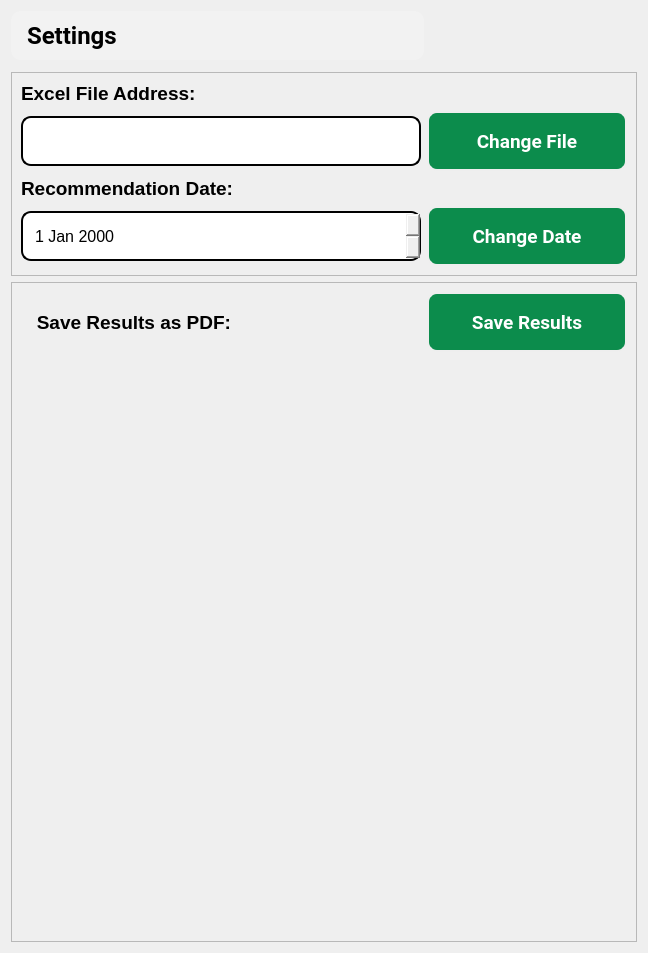
      <widget class="QWidget" name="SettingsPage">
       <layout class="QGridLayout" name="gridLayout_6">
        <item row="1" column="0" colspan="3">
         <widget class="QFrame" name="frame_14">
          <property name="frameShape">
           <enum>QFrame::StyledPanel</enum>
          </property>
          <property name="frameShadow">
           <enum>QFrame::Raised</enum>
          </property>
         </widget>
        </item>
        <item row="2" column="0" rowspan="2" colspan="3">
         <widget class="QFrame" name="frame_13">
          <property name="frameShape">
           <enum>QFrame::StyledPanel</enum>
          </property>
          <property name="frameShadow">
           <enum>QFrame::Raised</enum>
          </property>
          <layout class="QGridLayout" name="gridLayout_16">
           <item row="0" column="0">
            <widget class="QLabel" name="label_17">
             <property name="maximumSize">
              <size>
               <width>16777215</width>
               <height>60</height>
              </size>
             </property>
             <property name="font">
              <font>
               <pointsize>14</pointsize>
               <weight>75</weight>
               <bold>true</bold>
              </font>
             </property>
             <property name="styleSheet">
              <string notr="true">text-align:center;
color:black;</string>
             </property>
             <property name="text">
              <string>Excel File Address:</string>
             </property>
            </widget>
           </item>
           <item row="2" column="0">
            <widget class="QLabel" name="label_24">
             <property name="maximumSize">
              <size>
               <width>16777215</width>
               <height>60</height>
              </size>
             </property>
             <property name="font">
              <font>
               <pointsize>14</pointsize>
               <weight>75</weight>
               <bold>true</bold>
              </font>
             </property>
             <property name="styleSheet">
              <string notr="true">text-align:center;
color:black;</string>
             </property>
             <property name="text">
              <string>Recommendation Date:</string>
             </property>
            </widget>
           </item>
           <item row="1" column="0">
            <widget class="QLineEdit" name="excelFileInput">
             <property name="minimumSize">
              <size>
               <width>400</width>
               <height>50</height>
              </size>
             </property>
             <property name="font">
              <font>
               <pointsize>11</pointsize>
              </font>
             </property>
             <property name="styleSheet">
              <string notr="true">padding:10px;
border-radius:10px;
border:2px solid black;</string>
             </property>
            </widget>
           </item>
           <item row="4" column="1">
            <widget class="QPushButton" name="nextPageBtn_3">
             <property name="minimumSize">
              <size>
               <width>200</width>
               <height>60</height>
              </size>
             </property>
             <property name="maximumSize">
              <size>
               <width>200</width>
               <height>16777215</height>
              </size>
             </property>
             <property name="font">
              <font>
               <family>Roboto</family>
               <pointsize>14</pointsize>
               <weight>75</weight>
               <bold>true</bold>
              </font>
             </property>
             <property name="styleSheet">
              <string notr="true">/* Normal state styling */
QPushButton {
    color: white;
    background: #0C8C4C;
    border: 2px solid #eee;
    border-radius: 10px;
    padding: 5px 10px;
}

/* Hover state styling */
QPushButton:hover {
    background: #08A79D; /* Change the color for hover effect */
}

/* Advanced styling */
QPushButton:pressed {
    background: #067267; /* Change the color for pressed effect */
    border: 2px solid #067267;
}

/* Add any other advanced styling here */

</string>
             </property>
             <property name="text">
              <string>Change Date</string>
             </property>
            </widget>
           </item>
           <item row="4" column="0">
            <widget class="QDateEdit" name="dateEdit">
             <property name="minimumSize">
              <size>
               <width>0</width>
               <height>50</height>
              </size>
             </property>
             <property name="font">
              <font>
               <pointsize>12</pointsize>
              </font>
             </property>
             <property name="styleSheet">
              <string notr="true">padding:10px;
border-radius:10px;
border:2px solid black;</string>
             </property>
            </widget>
           </item>
           <item row="1" column="1">
            <widget class="QPushButton" name="changeFileBtn">
             <property name="minimumSize">
              <size>
               <width>200</width>
               <height>60</height>
              </size>
             </property>
             <property name="maximumSize">
              <size>
               <width>200</width>
               <height>16777215</height>
              </size>
             </property>
             <property name="font">
              <font>
               <family>Roboto</family>
               <pointsize>14</pointsize>
               <weight>75</weight>
               <bold>true</bold>
              </font>
             </property>
             <property name="styleSheet">
              <string notr="true">/* Normal state styling */
QPushButton {
    color: white;
    background: #0C8C4C;
    border: 2px solid #eee;
    border-radius: 10px;
    padding: 5px 10px;
}

/* Hover state styling */
QPushButton:hover {
    background: #08A79D; /* Change the color for hover effect */
}

/* Advanced styling */
QPushButton:pressed {
    background: #067267; /* Change the color for pressed effect */
    border: 2px solid #067267;
}

/* Add any other advanced styling here */

</string>
             </property>
             <property name="text">
              <string>Change File</string>
             </property>
            </widget>
           </item>
          </layout>
         </widget>
        </item>
        <item row="0" column="0" colspan="2">
         <widget class="QLabel" name="label_8">
          <property name="maximumSize">
           <size>
            <width>16777215</width>
            <height>60</height>
           </size>
          </property>
          <property name="font">
           <font>
            <family>Roboto</family>
            <pointsize>18</pointsize>
            <weight>75</weight>
            <bold>true</bold>
           </font>
          </property>
          <property name="styleSheet">
           <string notr="true">padding:10px;
background:#F2F2F2;
border-radius:10px;
color:black;</string>
          </property>
          <property name="text">
           <string>Settings</string>
          </property>
         </widget>
        </item>
        <item row="4" column="0" colspan="3">
         <widget class="QFrame" name="frame_6">
          <property name="frameShape">
           <enum>QFrame::StyledPanel</enum>
          </property>
          <property name="frameShadow">
           <enum>QFrame::Raised</enum>
          </property>
          <layout class="QGridLayout" name="gridLayout_5">
           <item row="0" column="1">
            <widget class="QPushButton" name="saveResultsBtn">
             <property name="minimumSize">
              <size>
               <width>200</width>
               <height>60</height>
              </size>
             </property>
             <property name="maximumSize">
              <size>
               <width>200</width>
               <height>16777215</height>
              </size>
             </property>
             <property name="font">
              <font>
               <family>Roboto</family>
               <pointsize>14</pointsize>
               <weight>75</weight>
               <bold>true</bold>
              </font>
             </property>
             <property name="styleSheet">
              <string notr="true">/* Normal state styling */
QPushButton {
    color: white;
    background: #0C8C4C;
    border: 2px solid #eee;
    border-radius: 10px;
    padding: 5px 10px;
}

/* Hover state styling */
QPushButton:hover {
    background: #08A79D; /* Change the color for hover effect */
}

/* Advanced styling */
QPushButton:pressed {
    background: #067267; /* Change the color for pressed effect */
    border: 2px solid #067267;
}

/* Add any other advanced styling here */

</string>
             </property>
             <property name="text">
              <string>Save Results</string>
             </property>
            </widget>
           </item>
           <item row="0" column="0">
            <widget class="QLabel" name="label_20">
             <property name="maximumSize">
              <size>
               <width>16777215</width>
               <height>60</height>
              </size>
             </property>
             <property name="font">
              <font>
               <pointsize>14</pointsize>
               <weight>75</weight>
               <bold>true</bold>
              </font>
             </property>
             <property name="styleSheet">
              <string notr="true">text-align:center;
color:black;</string>
             </property>
             <property name="text">
              <string>   Save Results as PDF: </string>
             </property>
            </widget>
           </item>
           <item row="1" column="0">
            <spacer name="verticalSpacer">
             <property name="orientation">
              <enum>Qt::Vertical</enum>
             </property>
             <property name="sizeHint" stdset="0">
              <size>
               <width>20</width>
               <height>580</height>
              </size>
             </property>
            </spacer>
           </item>
          </layout>
         </widget>
        </item>
       </layout>
      </widget>
